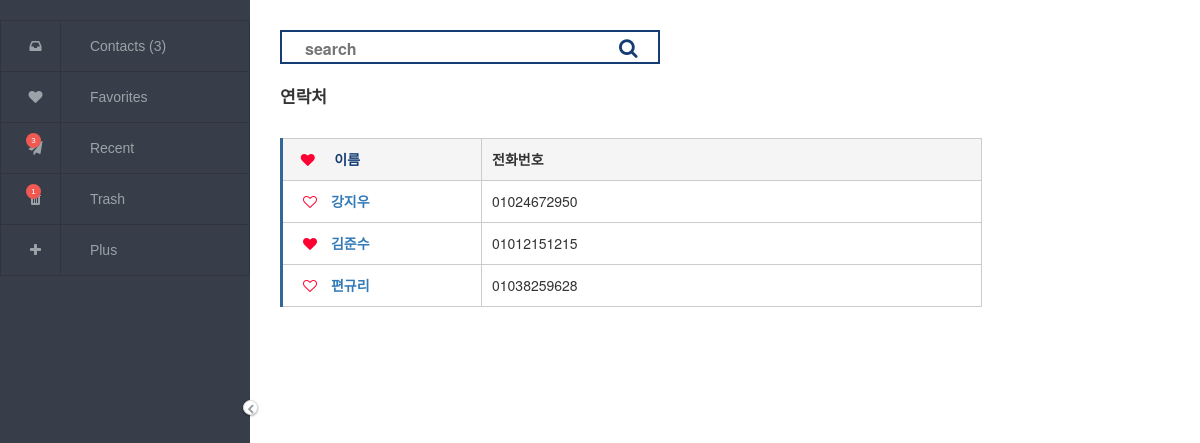
Before: / with the older database file.
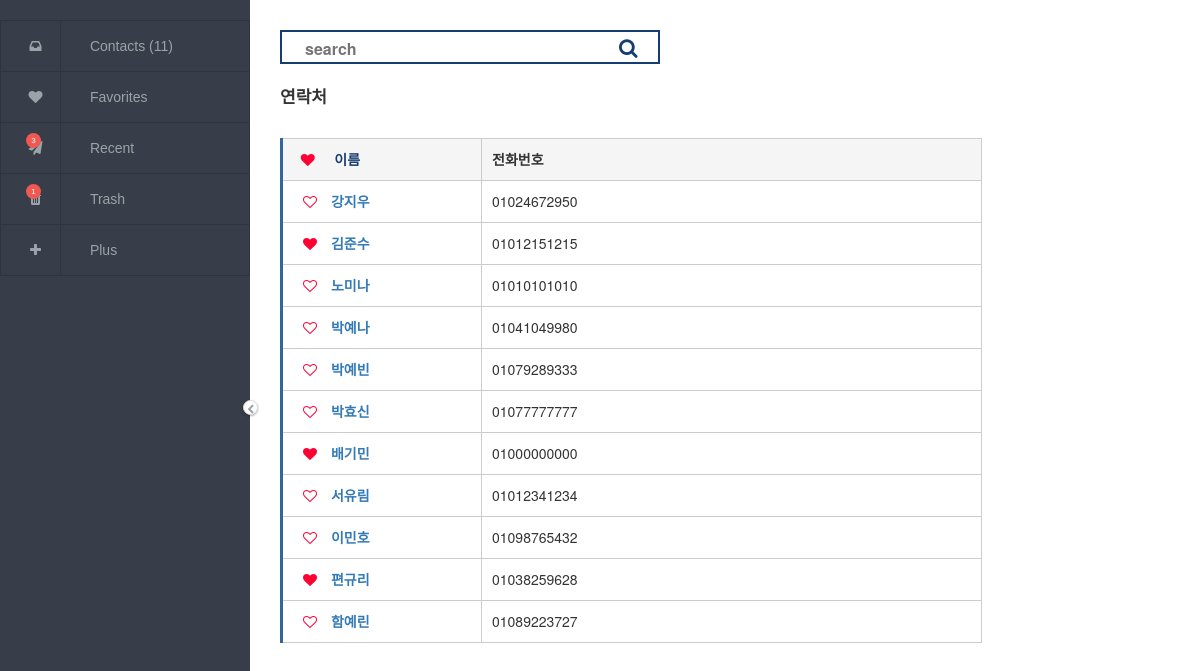
After: the same page with the newer database file.
### ADDRESSBOOK.py (models this page shows, shortened)
class PERSON(db.Model):
   id=db.Column(db.Integer, primary_key=True, unique=True, autoincrement=True)
   name=db.Column(db.String(50), nullable=False, default='')
   number=db.Column(db.String(50), nullable=False, default='')
   email=db.Column(db.String(50), nullable=False, default='')
   favorite=db.Column(db.String(10), default="♡")
   deleted=db.Column(db.Boolean, default=False)

### ADDRESSBOOK.py (the view)
@app.route("/")
def main():
	return render_template('main.html', ADDRESSBOOK=PERSON.query.filter_by(deleted=False).order_by("name").all(),
		contact_count=PERSON.query.filter_by(deleted=False).count(),trashcount=PERSON.query.filter_by(deleted=True).count())

### templates/main.html (shortened to what this page needs)
<!doctype html>
<html lang="kr">
   <head>
<link rel="stylesheet" href="http://netdna.bootstrapcdn.com/font-awesome/4.3.0/css/font-awesome.min.css" />
<link rel="stylesheet" href="http://maxcdn.bootstrapcdn.com/bootstrap/3.3.7/css/bootstrap.min.css" />
<link rel="stylesheet" href="{{ url_for('static', filename='css/main.css')}}"/>
<link rel="stylesheet" href="https://maxcdn.bootstrapcdn.com/font-awesome/4.7.0/css/font-awesome.min.css" />
</head>
<body>
<nav>
   <label for="menu_state"><i class="fa"></i></label>
   <ul>
      <li>
         <a href="/">
            <i class="fa fa-inbox"></i>
            <span>Contacts ({{contact_count}})</span>
         </a>
      </li>
      <li>
         <a href="/favorite">
            <i class="fa fa-heart"></i>
            <span>Favorites</span>
         </a>
      </li>
      <li data-content="3" class="unread">
         <a href="/recent">
            <i class="fa fa-paper-plane"></i>
            <span>Recent</span>
         </a>
      </li>
      <li data-content={{trashcount}} class="unread">
         <a href="/trash">
            <i class="fa fa-trash"></i>
            <span>Trash</span>
         </a>
      </li>
      <li>
         <a href="/new" onclick="layer_open('add'); return false;">
            <i class="fa fa-plus"></i>
            <span>Plus</span></a>
      </li>
   </ul>
</nav>
<main>
   <div>
       <span>
      <form class="search-bar" action="/search" method="POST">
         <input type='text' name='string' class='input_text' placeholder='search'>
         <a type="submit" class="fa fa-search" style = "color:#153d73; font-size: 20px"></a>
         </form>
</span>
        <table class="contact_list">
        <thead><p style="font-weight: bold; font-size: 17px; margin-left: 30px; margin-top: 20px">연락처</p>
                </thead>
        <tbody>
          <tr>
              <th scop="row" style="background: #f5f5f5">&nbsp;&nbsp;<i class="fa fa-heart" style="color:#ff0033"></i>&nbsp;&nbsp;&nbsp;&nbsp;&nbsp;이름</th>
              <td style="background:#f5f5f5;font-weight: bold">전화번호</td> </tr>
              {%- for i in ADDRESSBOOK %}
              <th scope="row">
              <a href="/favorite/{{i.id}}"  title = "{{i.favorite}}" class="fa fa-heart-o" style="color :#ff0033" name="favoriticon"> </a>
              <a href = "#{{i.name}}" class="btn-example" onclick="layer_open('{{i.name}}'); return false;" > {{i.name }}</a>
              </th>
              <td>{{ i.number }}</td>
       {%- endfor %}
       </tbody>
      </table>
   </div>
</main>
</body>
</html>

### static/css/main.css (style rules this page uses)
input[type="checkbox"]:checked ~ nav { width: 250px; }
input[type="checkbox"]:checked ~ nav label[for="menu_state"] i::before { content: "\f053"; }
input[type="checkbox"]:checked ~ nav ul { width: 100%; }
input[type="checkbox"]:checked ~ nav ul li a i { border-right: 1px solid #2f343e; }
input[type="checkbox"]:checked ~ nav ul li a span { opacity: 1; transition: opacity 0.25s ease-in-out; }
input[type="checkbox"]:checked ~ main { left: 250px; }
nav { position: fixed; z-index: 9; top: 0; left: 0; bottom: 0; background: #383e49; color: #9aa3a8; width: 50px; font-family: 'Montserrat', sans-serif; font-weight: lighter; transition: all 0.15s ease-in-out; }
nav label[for="menu_state"] i { cursor: pointer; position: absolute; top: 50%; right: -8px; box-shadow: 0 1px 3px rgba(0,0,0,0.12), 0 1px 2px rgba(0,0,0,0.24); background: #fff; font-size: 10px; display: flex; justify-content: center; align-items: center; height: 15px; width: 15px; border-radius: 50%; border: 1px solid #ddd; transition: width 0.15s ease-in-out; z-index: 1; }
nav label[for="menu_state"] i::before { margin-top: 2px; content: "\f054"; }
nav ul { overflow: hidden; display: block; width: 50px; list-style-type: none; padding: 0; margin: 0; }
nav ul li { border: 1px solid #2f343e; position: relative; }
nav ul li.unread:after { content: attr(data-content); position: absolute; top: 10px; left: 25px; display: flex; justify-content: center; align-items: center; width: 15px; height: 15px; border-radius: 50%; color: #fff; background: #ef5952; font-size: 8px; }
nav ul li:not(:last-child) { border-bottom: none; }
nav ul li a { position: relative; display: block; white-space: nowrap; text-decoration: none; color: #9aa3a8; height: 50px; width: 100%; transition: all 0.15s ease-in-out; }
nav ul li a * { height: 100%; display: inline-block; }
nav ul li a i { text-align: center; width: 50px; z-index: 999999; }
nav ul li a i.fa { line-height: 50px; }
nav ul li a span { padding-left: 25px; opacity: 0; line-height: 50px; transition: opacity 0.1s ease-in-out; }
main { position: absolute; transition: all 0.15s ease-in-out; top: 0; left: 50px; }
label { display: inline-block; width: 90px; text-align: right; }
table.contact_list { border-collapse: collapse; text-align: left; line-height: 1.5; border-top: 1px solid #ccc; border-left: 3px solid #369; margin : 30px 30px; }
table.contact_list th { width: 200px; padding: 10px; margin-left: 30px font-weight: bold; vertical-align: top; color: #153d73; border-right: 1px solid #ccc; border-bottom: 1px solid #ccc; }
table.contact_list td { width: 500px; padding: 10px; vertical-align: top; border-right: 1px solid #ccc; border-bottom: 1px solid #ccc; }
* { margin: 0; padding: 0; }
body { margin: 100px; }
div form.search-bar { display: inline-block; width: 380px; height: 34px; border: 2px solid #153d73; background: white; margin-left: 30px; margin-top :30px; padding: 0 20px 5px; }
div form input { width: 300px; height: 21px; margin: 6px 0 0 3px; border: 0; line-height: 21px; font-weight: bold; font-size: 16px; outline: none; }

### templates/main.html (style rules this page uses)
a { margin-left:10px; }
body { background: url( https://static.pexels.com/photos/316466/pexels-photo-316466.jpeg) no-repeat center center fixed; -webkit-background-size: cover; -moz-background-size: cover; -o-background-size: cover; background-size: cover; }

Changed rows visible on the page:
added PERSON: name "노미나", number "01010101010"
added PERSON: name "박예나", number "01041049980"
added PERSON: name "박예빈", number "01079289333"
added PERSON: name "박효신", number "01077777777"
now on this page (row edited): PERSON: name "배기민", number "01000000000"
added PERSON: name "서유림", number "01012341234"
added PERSON: name "이민호", number "01098765432"
changed PERSON "편규리": favorite "♡" → "♥" (drawn)
added PERSON: name "함예린", number "01089223727"
Other visible differences:
{{ contact_count }}: "3" → "11"
